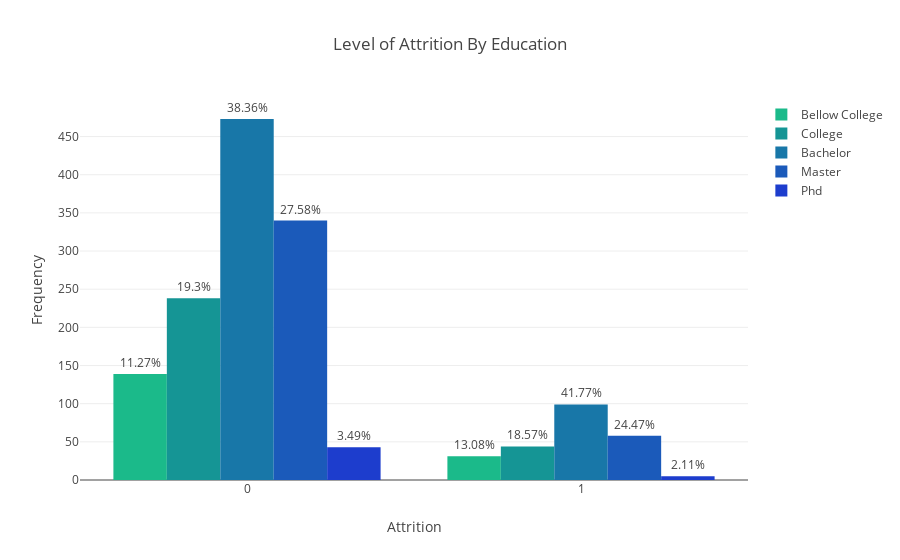

Write notebook code for a chart like this one.
### Code cell
trace1 = go.Bar(
    x= data[data['Education'] == 1]['Attrition'].value_counts().index,
    y= data[data['Education'] == 1]['Attrition'].value_counts(),
    text = ('{}%'.format(round(data[data['Education'] == 1]['Attrition'].value_counts().iloc[0]/
                               sum(data[data['Attrition'] == 0]['Education'].value_counts())*100, 2)), 
            '{}%'.format(round(data[data['Education'] == 1]['Attrition'].value_counts().iloc[1]/
                               sum(data[data['Attrition'] == 1]['Education'].value_counts())*100, 2))
           ),
    textposition = 'outside',
    name= 'Bellow College',
    marker = dict(color=['#1bba8a', '#1bba8a'])
)

trace2 = go.Bar(
    x= data[data['Education'] == 2]['Attrition'].value_counts().index,
    y= data[data['Education'] == 2]['Attrition'].value_counts(),
    text = ('{}%'.format(round(data[data['Education'] == 2]['Attrition'].value_counts().iloc[0]/
                               sum(data[data['Attrition'] == 0]['Education'].value_counts())*100, 2)), 
            '{}%'.format(round(data[data['Education'] == 2]['Attrition'].value_counts().iloc[1]/
                               sum(data[data['Attrition'] == 1]['Education'].value_counts())*100, 2))
           ),
    textposition = 'outside',
    name= 'College',
    marker = dict(color=['#159595', '#159595'])
)

trace3 = go.Bar(
    x= data[data['Education'] == 3]['Attrition'].value_counts().index,
    y= data[data['Education'] == 3]['Attrition'].value_counts(),
    text = ('{}%'.format(round(data[data['Education'] == 3]['Attrition'].value_counts().iloc[0]/
                               sum(data[data['Attrition'] == 0]['Education'].value_counts())*100, 2)), 
            '{}%'.format(round(data[data['Education'] == 3]['Attrition'].value_counts().iloc[1]/
                               sum(data[data['Attrition'] == 1]['Education'].value_counts())*100, 2))
           ),
    textposition = 'outside',
    name= 'Bachelor',
    marker = dict(color=['#1877a8', '#1877a8'])
)

trace4 = go.Bar(
    x= data[data['Education'] == 4]['Attrition'].value_counts().index,
    y= data[data['Education'] == 4]['Attrition'].value_counts(),
    text = ('{}%'.format(round(data[data['Education'] == 4]['Attrition'].value_counts().iloc[0]/
                               sum(data[data['Attrition'] == 0]['Education'].value_counts())*100, 2)), 
            '{}%'.format(round(data[data['Education'] == 4]['Attrition'].value_counts().iloc[1]/
                               sum(data[data['Attrition'] == 1]['Education'].value_counts())*100, 2))
           ),
    textposition = 'outside',
    name= 'Master',
    marker = dict(color=['#1B5ABA', '#1B5ABA'])
)

trace5 = go.Bar(
    x= data[data['Education'] == 5]['Attrition'].value_counts().index,
    y= data[data['Education'] == 5]['Attrition'].value_counts(),
    text = ('{}%'.format(round(data[data['Education'] == 5]['Attrition'].value_counts().iloc[0]/
                               sum(data[data['Attrition'] == 0]['Education'].value_counts())*100, 2)), 
            '{}%'.format(round(data[data['Education'] == 5]['Attrition'].value_counts().iloc[1]/
                               sum(data[data['Attrition'] == 1]['Education'].value_counts())*100, 2))
           ),
    textposition = 'outside',
    name= 'Phd',
    marker = dict(color=['#1D3DCD', '#1D3DCD'])
)

layout = go.Layout(
    barmode='group',
    title = 'Level of Attrition By Education',
    xaxis = dict(title='Attrition'),
    yaxis = dict(title='Frequency')
)

fig = dict(data=[trace1, trace2, trace3, trace4, trace5], layout=layout)
py.iplot(fig)

### Figure 1 — Plotly figure (JSON) as saved in the notebook; plotly's stock layout.template omitted (floating-point values rounded to 4 significant figures)
{"data": [{"marker": {"color": ["#1bba8a", "#1bba8a"]}, "name": "Bellow College", "text": ["11.27%", "13.08%"], "textposition": "outside", "type": "bar", "uid": "a57a0db3-6cfd-4943-b570-e8f4d2c9e32d", "x": [0, 1], "y": [139, 31]}, {"marker": {"color": ["#159595", "#159595"]}, "name": "College", "text": ["19.3%", "18.57%"], "textposition": "outside", "type": "bar", "uid": "5c768e45-2076-4276-83d7-f89b7dbaff67", "x": [0, 1], "y": [238, 44]}, {"marker": {"color": ["#1877a8", "#1877a8"]}, "name": "Bachelor", "text": ["38.36%", "41.77%"], "textposition": "outside", "type": "bar", "uid": "c705a823-666b-4501-abc9-f9e3c31ef1f7", "x": [0, 1], "y": [473, 99]}, {"marker": {"color": ["#1B5ABA", "#1B5ABA"]}, "name": "Master", "text": ["27.58%", "24.47%"], "textposition": "outside", "type": "bar", "uid": "cbcc56f5-3c2c-4432-8ff9-85dd9332557d", "x": [0, 1], "y": [340, 58]}, {"marker": {"color": ["#1D3DCD", "#1D3DCD"]}, "name": "Phd", "text": ["3.49%", "2.11%"], "textposition": "outside", "type": "bar", "uid": "3c089a1c-93be-4829-81b0-e95eff17363b", "x": [0, 1], "y": [43, 5]}], "layout": {"barmode": "group", "title": {"text": "Level of Attrition By Education"}, "xaxis": {"title": {"text": "Attrition"}}, "yaxis": {"title": {"text": "Frequency"}}}}
